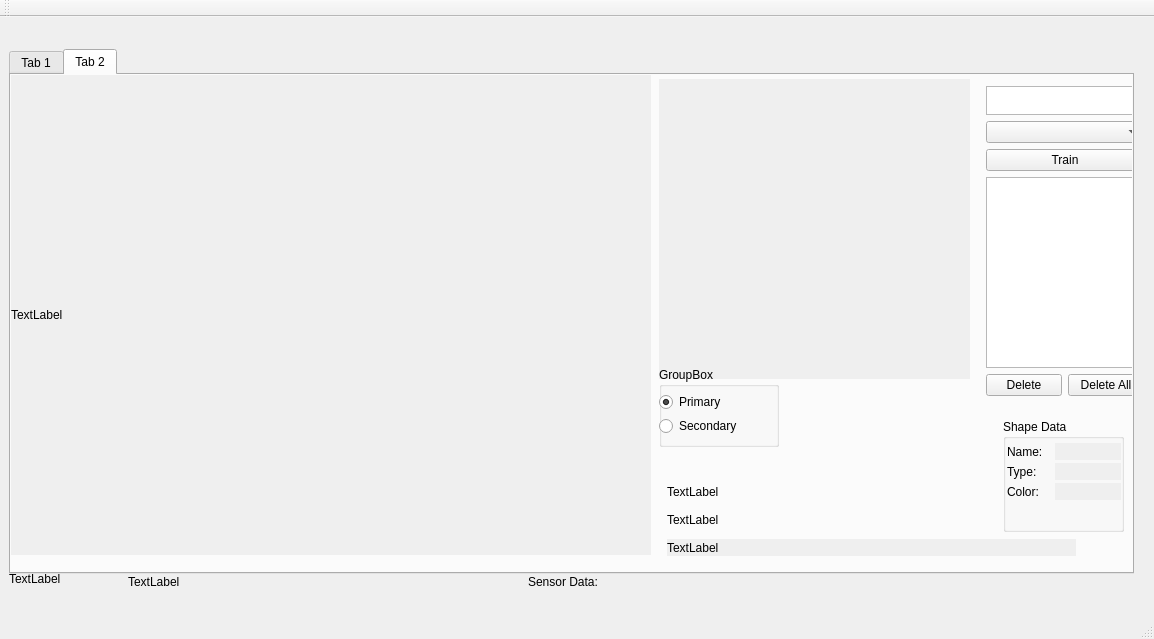
<?xml version="1.0" encoding="UTF-8"?>
<ui version="4.0">
 <class>MainWindow</class>
 <widget class="QMainWindow" name="MainWindow">
  <property name="geometry">
   <rect>
    <x>0</x>
    <y>0</y>
    <width>1154</width>
    <height>639</height>
   </rect>
  </property>
  <property name="mouseTracking">
   <bool>true</bool>
  </property>
  <property name="windowTitle">
   <string>MainWindow</string>
  </property>
  <widget class="QWidget" name="centralWidget">
   <widget class="QTabWidget" name="tabWidget">
    <property name="geometry">
     <rect>
      <x>9</x>
      <y>32</y>
      <width>1125</width>
      <height>525</height>
     </rect>
    </property>
    <property name="currentIndex">
     <number>1</number>
    </property>
    <widget class="QWidget" name="tab">
     <attribute name="title">
      <string>Tab 1</string>
     </attribute>
     <widget class="CamLabel" name="imgLabel">
      <property name="geometry">
       <rect>
        <x>4</x>
        <y>4</y>
        <width>640</width>
        <height>480</height>
       </rect>
      </property>
      <property name="autoFillBackground">
       <bool>true</bool>
      </property>
      <property name="frameShape">
       <enum>QFrame::Box</enum>
      </property>
      <property name="frameShadow">
       <enum>QFrame::Sunken</enum>
      </property>
      <property name="text">
       <string/>
      </property>
     </widget>
     <widget class="QGroupBox" name="groupBox_3">
      <property name="geometry">
       <rect>
        <x>924</x>
        <y>396</y>
        <width>177</width>
        <height>80</height>
       </rect>
      </property>
      <property name="title">
       <string>Mouse Coord</string>
      </property>
      <widget class="QLabel" name="mouseXLabel">
       <property name="geometry">
        <rect>
         <x>8</x>
         <y>24</y>
         <width>66</width>
         <height>17</height>
        </rect>
       </property>
       <property name="text">
        <string>x = </string>
       </property>
      </widget>
      <widget class="QLabel" name="mouseYLabel">
       <property name="geometry">
        <rect>
         <x>8</x>
         <y>48</y>
         <width>66</width>
         <height>17</height>
        </rect>
       </property>
       <property name="text">
        <string>y = </string>
       </property>
      </widget>
     </widget>
     <widget class="YUVLabel" name="yuvLabel">
      <property name="geometry">
       <rect>
        <x>649</x>
        <y>9</y>
        <width>256</width>
        <height>256</height>
       </rect>
      </property>
      <property name="sizePolicy">
       <sizepolicy hsizetype="Fixed" vsizetype="Fixed">
        <horstretch>0</horstretch>
        <verstretch>0</verstretch>
       </sizepolicy>
      </property>
      <property name="mouseTracking">
       <bool>true</bool>
      </property>
      <property name="autoFillBackground">
       <bool>true</bool>
      </property>
      <property name="frameShape">
       <enum>QFrame::Box</enum>
      </property>
      <property name="frameShadow">
       <enum>QFrame::Sunken</enum>
      </property>
      <property name="text">
       <string/>
      </property>
     </widget>
     <widget class="QWidget" name="layoutWidget">
      <property name="geometry">
       <rect>
        <x>920</x>
        <y>8</y>
        <width>192</width>
        <height>261</height>
       </rect>
      </property>
      <layout class="QVBoxLayout" name="verticalLayout_2">
       <item>
        <widget class="QListWidget" name="listWidget"/>
       </item>
       <item>
        <layout class="QHBoxLayout" name="horizontalLayout">
         <item>
          <widget class="QPushButton" name="clearMarks">
           <property name="text">
            <string>Clear Marks</string>
           </property>
          </widget>
         </item>
         <item>
          <widget class="QPushButton" name="reset">
           <property name="text">
            <string>Reset</string>
           </property>
          </widget>
         </item>
        </layout>
       </item>
      </layout>
     </widget>
     <widget class="QGroupBox" name="groupBox_2">
      <property name="geometry">
       <rect>
        <x>780</x>
        <y>272</y>
        <width>161</width>
        <height>80</height>
       </rect>
      </property>
      <property name="title">
       <string>Bot Data</string>
      </property>
      <widget class="QLabel" name="botPosLabel">
       <property name="geometry">
        <rect>
         <x>4</x>
         <y>24</y>
         <width>129</width>
         <height>17</height>
        </rect>
       </property>
       <property name="text">
        <string>x, y =</string>
       </property>
      </widget>
      <widget class="QLabel" name="botAngleLabel">
       <property name="geometry">
        <rect>
         <x>4</x>
         <y>44</y>
         <width>129</width>
         <height>17</height>
        </rect>
       </property>
       <property name="text">
        <string>Angle =</string>
       </property>
      </widget>
     </widget>
     <widget class="QWidget" name="layoutWidget">
      <property name="geometry">
       <rect>
        <x>648</x>
        <y>272</y>
        <width>109</width>
        <height>52</height>
       </rect>
      </property>
      <layout class="QVBoxLayout" name="verticalLayout">
       <item>
        <widget class="QRadioButton" name="camRadio">
         <property name="autoFillBackground">
          <bool>true</bool>
         </property>
         <property name="text">
          <string>Camera</string>
         </property>
         <property name="checked">
          <bool>true</bool>
         </property>
        </widget>
       </item>
       <item>
        <widget class="QRadioButton" name="arenaRadio">
         <property name="autoFillBackground">
          <bool>true</bool>
         </property>
         <property name="text">
          <string>Arena</string>
         </property>
        </widget>
       </item>
      </layout>
     </widget>
     <widget class="QCheckBox" name="arena_checkBox">
      <property name="geometry">
       <rect>
        <x>656</x>
        <y>432</y>
        <width>161</width>
        <height>22</height>
       </rect>
      </property>
      <property name="text">
       <string>Arena Calibration</string>
      </property>
     </widget>
     <widget class="QWidget" name="layoutWidget">
      <property name="geometry">
       <rect>
        <x>652</x>
        <y>456</y>
        <width>191</width>
        <height>29</height>
       </rect>
      </property>
      <layout class="QHBoxLayout" name="horizontalLayout_2">
       <item>
        <widget class="QPushButton" name="startButton">
         <property name="text">
          <string>Start</string>
         </property>
        </widget>
       </item>
       <item>
        <widget class="QPushButton" name="stopButton">
         <property name="text">
          <string>Stop</string>
         </property>
        </widget>
       </item>
      </layout>
     </widget>
     <widget class="QGroupBox" name="groupBox">
      <property name="geometry">
       <rect>
        <x>648</x>
        <y>348</y>
        <width>120</width>
        <height>80</height>
       </rect>
      </property>
      <property name="title">
       <string>Visualization</string>
      </property>
      <widget class="QCheckBox" name="thresh_checkbox">
       <property name="geometry">
        <rect>
         <x>16</x>
         <y>20</y>
         <width>97</width>
         <height>22</height>
        </rect>
       </property>
       <property name="text">
        <string>threshold</string>
       </property>
       <property name="checked">
        <bool>true</bool>
       </property>
      </widget>
      <widget class="QCheckBox" name="blobs_checkbox">
       <property name="geometry">
        <rect>
         <x>16</x>
         <y>40</y>
         <width>97</width>
         <height>22</height>
        </rect>
       </property>
       <property name="text">
        <string>blobs</string>
       </property>
       <property name="checked">
        <bool>true</bool>
       </property>
      </widget>
      <widget class="QCheckBox" name="shapes_checkBox">
       <property name="geometry">
        <rect>
         <x>16</x>
         <y>60</y>
         <width>97</width>
         <height>22</height>
        </rect>
       </property>
       <property name="text">
        <string>shapes</string>
       </property>
       <property name="checked">
        <bool>true</bool>
       </property>
      </widget>
     </widget>
    </widget>
    <widget class="QWidget" name="tab_2">
     <attribute name="title">
      <string>Tab 2</string>
     </attribute>
     <widget class="QLabel" name="descriptorVisualLabel">
      <property name="geometry">
       <rect>
        <x>648</x>
        <y>4</y>
        <width>311</width>
        <height>300</height>
       </rect>
      </property>
      <property name="autoFillBackground">
       <bool>true</bool>
      </property>
      <property name="text">
       <string/>
      </property>
     </widget>
     <widget class="QLabel" name="shapeColorLabel">
      <property name="geometry">
       <rect>
        <x>4</x>
        <y>500</y>
        <width>66</width>
        <height>17</height>
       </rect>
      </property>
      <property name="text">
       <string>Color: </string>
      </property>
     </widget>
     <widget class="QLabel" name="imgLabel_tab2">
      <property name="geometry">
       <rect>
        <x>0</x>
        <y>0</y>
        <width>640</width>
        <height>480</height>
       </rect>
      </property>
      <property name="autoFillBackground">
       <bool>true</bool>
      </property>
      <property name="text">
       <string>TextLabel</string>
      </property>
     </widget>
     <widget class="QLabel" name="debugLabel">
      <property name="geometry">
       <rect>
        <x>656</x>
        <y>464</y>
        <width>409</width>
        <height>17</height>
       </rect>
      </property>
      <property name="autoFillBackground">
       <bool>true</bool>
      </property>
      <property name="text">
       <string>TextLabel</string>
      </property>
     </widget>
     <widget class="QGroupBox" name="groupBox_4">
      <property name="geometry">
       <rect>
        <x>992</x>
        <y>344</y>
        <width>121</width>
        <height>113</height>
       </rect>
      </property>
      <property name="title">
       <string>Shape Data</string>
      </property>
      <widget class="QLabel" name="label">
       <property name="geometry">
        <rect>
         <x>4</x>
         <y>24</y>
         <width>66</width>
         <height>17</height>
        </rect>
       </property>
       <property name="text">
        <string>Name:</string>
       </property>
      </widget>
      <widget class="QLabel" name="label_2">
       <property name="geometry">
        <rect>
         <x>4</x>
         <y>44</y>
         <width>66</width>
         <height>17</height>
        </rect>
       </property>
       <property name="text">
        <string>Type:</string>
       </property>
      </widget>
      <widget class="QLabel" name="label_3">
       <property name="geometry">
        <rect>
         <x>4</x>
         <y>64</y>
         <width>66</width>
         <height>17</height>
        </rect>
       </property>
       <property name="text">
        <string>Color:</string>
       </property>
      </widget>
      <widget class="QLabel" name="shapeNameLabel">
       <property name="geometry">
        <rect>
         <x>52</x>
         <y>24</y>
         <width>66</width>
         <height>17</height>
        </rect>
       </property>
       <property name="autoFillBackground">
        <bool>true</bool>
       </property>
       <property name="text">
        <string/>
       </property>
      </widget>
      <widget class="QLabel" name="shapeTypeLabel">
       <property name="geometry">
        <rect>
         <x>52</x>
         <y>44</y>
         <width>66</width>
         <height>17</height>
        </rect>
       </property>
       <property name="autoFillBackground">
        <bool>true</bool>
       </property>
       <property name="text">
        <string/>
       </property>
      </widget>
      <widget class="QLabel" name="ShapeColorLabel">
       <property name="geometry">
        <rect>
         <x>52</x>
         <y>64</y>
         <width>66</width>
         <height>17</height>
        </rect>
       </property>
       <property name="autoFillBackground">
        <bool>true</bool>
       </property>
       <property name="text">
        <string/>
       </property>
      </widget>
     </widget>
     <widget class="QLabel" name="minDistLabel">
      <property name="geometry">
       <rect>
        <x>656</x>
        <y>408</y>
        <width>181</width>
        <height>17</height>
       </rect>
      </property>
      <property name="text">
       <string>TextLabel</string>
      </property>
     </widget>
     <widget class="QWidget" name="layoutWidget">
      <property name="geometry">
       <rect>
        <x>964</x>
        <y>0</y>
        <width>180</width>
        <height>332</height>
       </rect>
      </property>
      <layout class="QVBoxLayout" name="verticalLayout_5">
       <item>
        <layout class="QVBoxLayout" name="verticalLayout_3">
         <item>
          <widget class="QPlainTextEdit" name="plainTextEdit">
           <property name="sizePolicy">
            <sizepolicy hsizetype="Expanding" vsizetype="Minimum">
             <horstretch>0</horstretch>
             <verstretch>0</verstretch>
            </sizepolicy>
           </property>
           <property name="minimumSize">
            <size>
             <width>0</width>
             <height>0</height>
            </size>
           </property>
           <property name="maximumSize">
            <size>
             <width>16777215</width>
             <height>29</height>
            </size>
           </property>
          </widget>
         </item>
         <item>
          <widget class="QComboBox" name="comboBox"/>
         </item>
        </layout>
       </item>
       <item>
        <widget class="QPushButton" name="pushButton">
         <property name="text">
          <string>Train</string>
         </property>
        </widget>
       </item>
       <item>
        <widget class="QListWidget" name="shapeListWidget"/>
       </item>
       <item>
        <layout class="QHBoxLayout" name="horizontalLayout_3">
         <item>
          <widget class="QPushButton" name="deleteShapeButton">
           <property name="text">
            <string>Delete</string>
           </property>
          </widget>
         </item>
         <item>
          <widget class="QPushButton" name="deletAllShapeButton">
           <property name="text">
            <string>Delete All</string>
           </property>
          </widget>
         </item>
        </layout>
       </item>
      </layout>
     </widget>
     <widget class="QLabel" name="secondaryMinDistLabel">
      <property name="geometry">
       <rect>
        <x>656</x>
        <y>436</y>
        <width>181</width>
        <height>17</height>
       </rect>
      </property>
      <property name="text">
       <string>TextLabel</string>
      </property>
     </widget>
     <widget class="QGroupBox" name="groupBox_5">
      <property name="geometry">
       <rect>
        <x>648</x>
        <y>292</y>
        <width>120</width>
        <height>80</height>
       </rect>
      </property>
      <property name="title">
       <string>GroupBox</string>
      </property>
      <widget class="QRadioButton" name="primaryRadioButton">
       <property name="geometry">
        <rect>
         <x>0</x>
         <y>24</y>
         <width>116</width>
         <height>22</height>
        </rect>
       </property>
       <property name="text">
        <string>Primary</string>
       </property>
       <property name="checked">
        <bool>true</bool>
       </property>
      </widget>
      <widget class="QRadioButton" name="secondaryRadioButton">
       <property name="geometry">
        <rect>
         <x>0</x>
         <y>48</y>
         <width>116</width>
         <height>22</height>
        </rect>
       </property>
       <property name="text">
        <string>Secondary</string>
       </property>
      </widget>
     </widget>
    </widget>
   </widget>
   <widget class="QLabel" name="fpsLabel">
    <property name="geometry">
     <rect>
      <x>9</x>
      <y>9</y>
      <width>201</width>
      <height>17</height>
     </rect>
    </property>
    <property name="autoFillBackground">
     <bool>true</bool>
    </property>
    <property name="text">
     <string/>
    </property>
   </widget>
   <widget class="QLabel" name="currentShapeLabel">
    <property name="geometry">
     <rect>
      <x>9</x>
      <y>553</y>
      <width>105</width>
      <height>17</height>
     </rect>
    </property>
    <property name="text">
     <string>TextLabel</string>
    </property>
   </widget>
   <widget class="QLabel" name="sensorDataLabel">
    <property name="geometry">
     <rect>
      <x>528</x>
      <y>556</y>
      <width>289</width>
      <height>17</height>
     </rect>
    </property>
    <property name="text">
     <string>Sensor Data: </string>
    </property>
   </widget>
   <widget class="QLabel" name="secondaryShapeLabel">
    <property name="geometry">
     <rect>
      <x>128</x>
      <y>556</y>
      <width>145</width>
      <height>17</height>
     </rect>
    </property>
    <property name="text">
     <string>TextLabel</string>
    </property>
   </widget>
  </widget>
  <widget class="QMenuBar" name="menuBar">
   <property name="geometry">
    <rect>
     <x>0</x>
     <y>0</y>
     <width>1154</width>
     <height>25</height>
    </rect>
   </property>
  </widget>
  <widget class="QToolBar" name="mainToolBar">
   <attribute name="toolBarArea">
    <enum>TopToolBarArea</enum>
   </attribute>
   <attribute name="toolBarBreak">
    <bool>false</bool>
   </attribute>
  </widget>
  <widget class="QStatusBar" name="statusBar"/>
 </widget>
 <layoutdefault spacing="6" margin="11"/>
 <customwidgets>
  <customwidget>
   <class>YUVLabel</class>
   <extends>QLabel</extends>
   <header location="global">yuvlabel.h</header>
  </customwidget>
  <customwidget>
   <class>CamLabel</class>
   <extends>QLabel</extends>
   <header location="global">camlabel.h</header>
  </customwidget>
 </customwidgets>
 <resources/>
 <connections/>
</ui>
